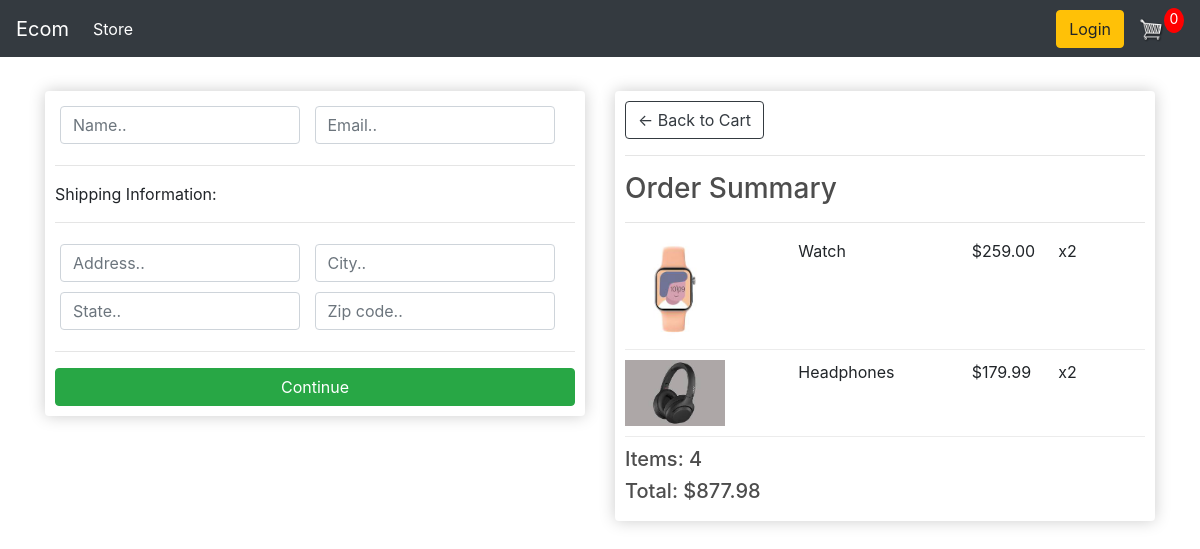
Screenshot of /checkout/ (signed in) with the database file from the repository.
### store/models.py (models this page shows, shortened)
class OrderItem(models.Model):
    product = models.ForeignKey(Product, on_delete=models.SET_NULL,null=True)
    order = models.ForeignKey(Order, on_delete=models.SET_NULL, null = True)
    quantity = models.IntegerField(default=0, null=True, blank=True)
    date_added = models.DateTimeField(auto_now_add=True)
    @property
    def get_total(self):
        total = self.product.price * self.quantity
        return total

class Product(models.Model):
    name = models.CharField(max_length=200 , null=False)
    price = models.FloatField()
    digital = models.BooleanField(default=False,null=True,blank=True)
    image = models.ImageField(null=True, blank=True)
    @property
    def imageURL(self):
        try:
            url = self.image.url
        except:
            url = ''
        return url

class Order(models.Model):
    customer = models.ForeignKey(Customer, on_delete=models.SET_NULL, null=True, blank=True)
    date_ordered = models.DateTimeField(auto_now_add=True)
    complete = models.BooleanField(default=False)
    transaction_id = models.CharField(max_length=100,null=True)
    @property
    def get_cart_total(self):
        orderitems = self.orderitem_set.all()
        total = sum([item.get_total for item in orderitems])
        return total
    @property
    def get_cart_items(self):
        orderitems = self.orderitem_set.all()
        total = sum([item.quantity for item in orderitems])
        return total

### store/views.py (the view)
# urls.py: path('checkout/', views.checkout,name='checkout'),
def checkout(request):
    if request.user.is_authenticated:
        customer = request.user.customer
        order, created = Order.objects.get_or_create(customer=customer, complete=False)
        items = order.orderitem_set.all()
    else:
        items = []
        order = {'get_cart_total':0, 'get_cart_items':0}
    context = {'items':items, 'order':order}
    return render(request, 'store/checkout.html', context)

### store/templates/store/Checkout.html (shortened to what this page needs)
{% extends 'store/main.html' %} {% load static %} {% block content %}
<div class="row">
  <div class="col-lg-6">
    <div class="box-element" id="form-wrapper">
      <form id="form">
        <div id="user-info">
          <div class="form-field">
            <input
              required
              class="form-control"
              type="text"
              name="name"
              placeholder="Name.."
            />
          </div>
          <div class="form-field">
            <input
              required
              class="form-control"
              type="email"
              name="email"
              placeholder="Email.."
            />
          </div>
        </div>
        <div id="shipping-info">
          <hr />
          <p>Shipping Information:</p>
          <hr />
          <div class="form-field">
            <input
              class="form-control"
              type="text"
              name="address"
              placeholder="Address.."
            />
          </div>
          <div class="form-field">
            <input
              class="form-control"
              type="text"
              name="city"
              placeholder="City.."
            />
          </div>
          <div class="form-field">
            <input
              class="form-control"
              type="text"
              name="state"
              placeholder="State.."
            />
          </div>
          <div class="form-field">
            <input
              class="form-control"
              type="text"
              name="zipcode"
              placeholder="Zip code.."
            />
          </div>
        </div>
        <hr />
        <input
          id="form-button"
          class="btn btn-success btn-block"
          type="submit"
          value="Continue"
        />
      </form>
    </div>
    <br />
  </div>
  <div class="col-lg-6">
    <div class="box-element">
      <a class="btn btn-outline-dark" href="{% url 'cart' %}"
        >&#x2190; Back to Cart</a
      >
      <hr />
      <h3>Order Summary</h3>
      <hr />
      {% for item in items %}
      <div class="cart-row">
        <div style="flex: 2">
          <img class="row-image" src="{{item.product.imageURL}}" />
        </div>
        <div style="flex: 2"><p>{{item.product.name}}</p></div>
        <div style="flex: 1"><p>${{item.product.price|floatformat:2}}</p></div>
        <div style="flex: 1"><p>x{{item.quantity}}</p></div>
      </div>
      {%endfor%}
      <h5>Items: {{order.get_cart_items}}</h5>
      <h5>Total: ${{order.get_cart_total|floatformat:2}}</h5>
    </div>
  </div>
</div>
{% endblock content %}

### static/css/main.css (style rules this page uses)
body { background-color: hsl(0, 0%, 98%); }
h1,h2,h3,h4,h5,h6 { color:hsl(0, 0%, 30%); }
.box-element { box-shadow:hsl(0, 0%, 80%) 0 0 16px; background-color: #fff; border-radius: 4px; padding: 10px; }
.col-lg-4, .col-lg-6, .col-lg-8, .col-lg-12 { margin-top: 10px; }
.btn { border-radius: 0; }
.row-image { width: 100px; }
.form-field { width:250px; display: inline-block; padding: 5px; }
.cart-row { display: flex; align-items: flex-stretch; padding-bottom: 10px; margin-bottom: 10px; border-bottom: 1px solid #ececec; }

### rows the page displays
OrderItem: product.imageURL (picture), product.name "Watch", product.price "259.00", quantity "2"
OrderItem: product.imageURL (picture), product.name "Headphones", product.price "179.99", quantity "2"
Order: get_cart_items "4", get_cart_total "877.98"
